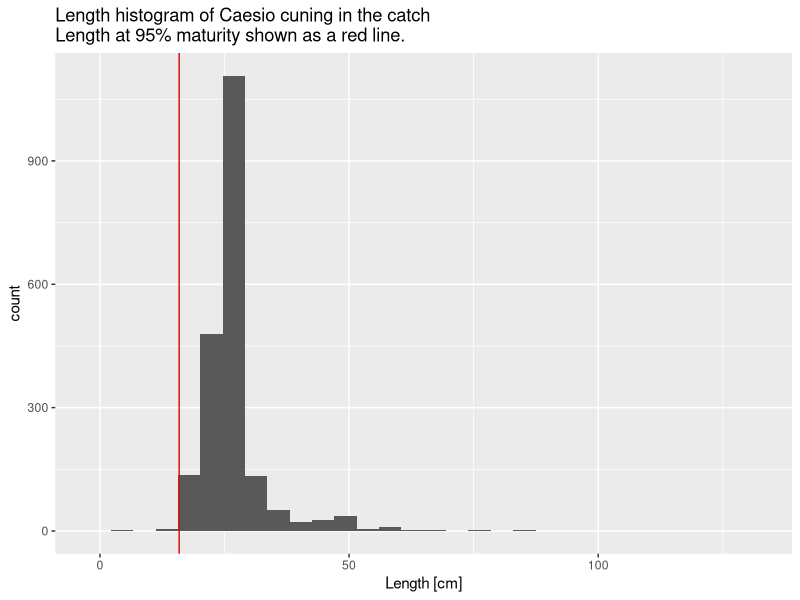
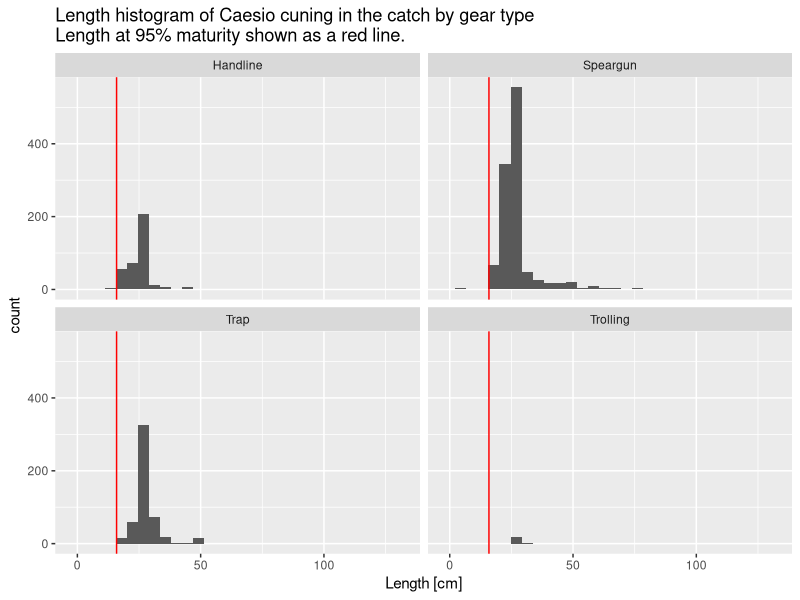
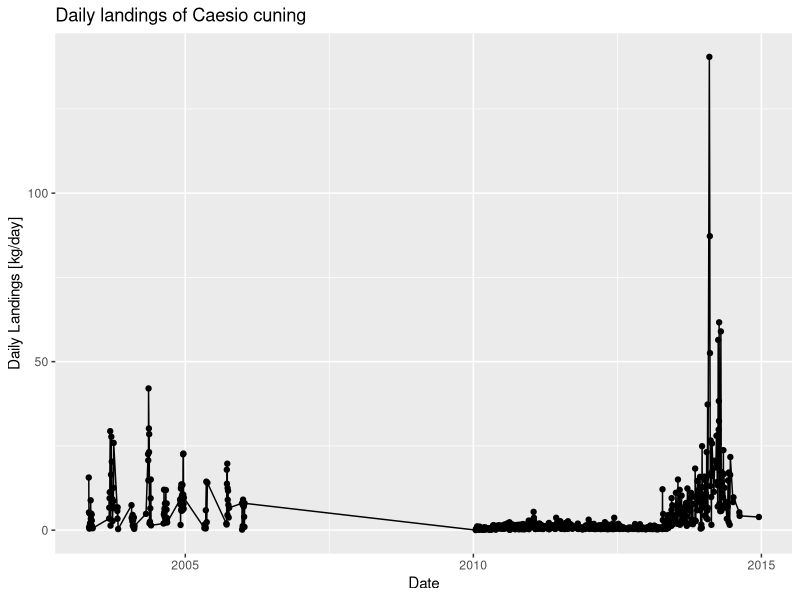
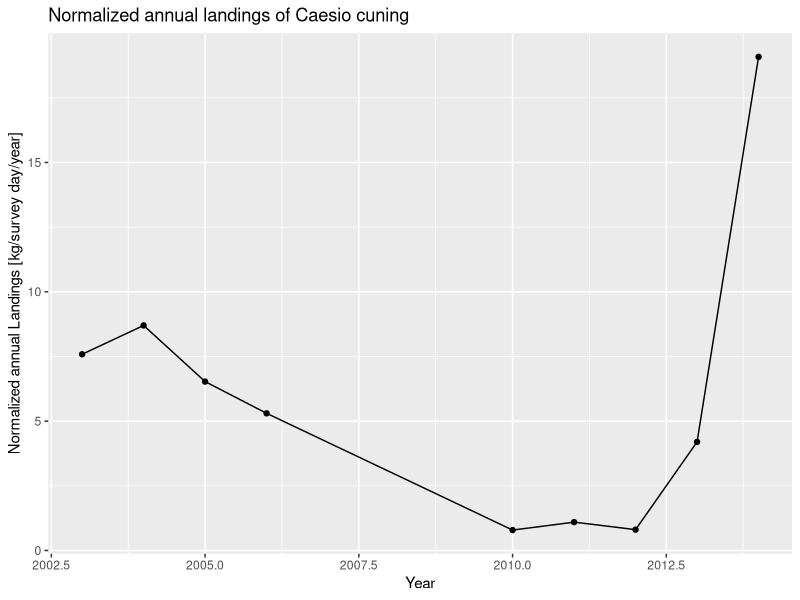
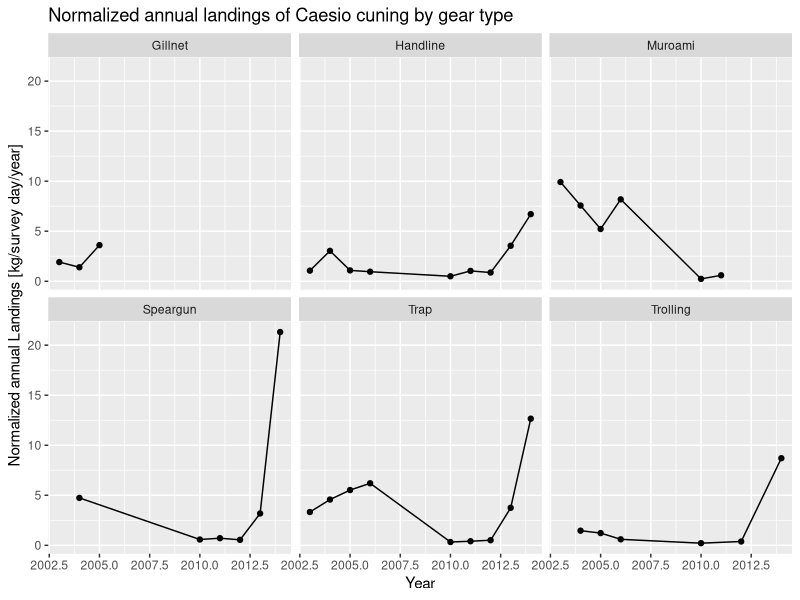
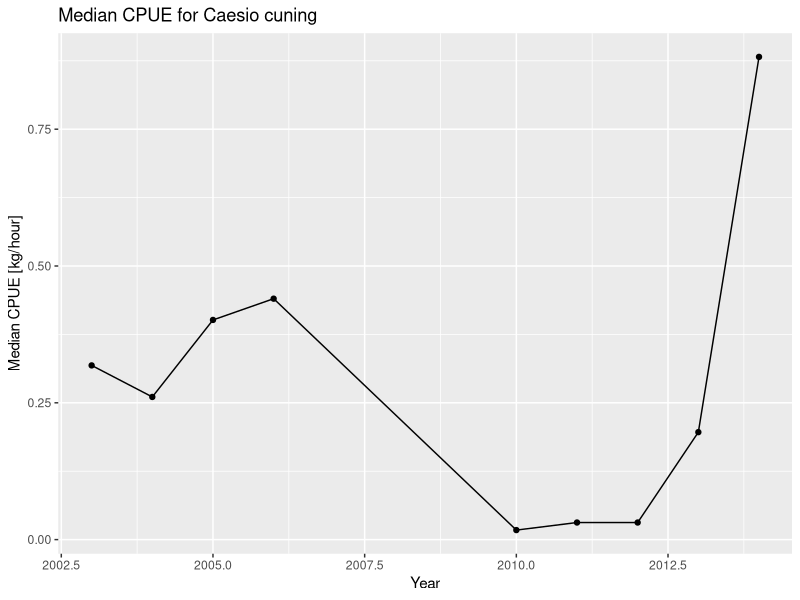

These figures' R source, in order:
## ---- chunk 1
knitr::opts_chunk$set(warning = F, message = F, error = F)
## ---- chunk 2
library(tidyverse) 
library(lubridate) 
## ---- chunk 3
landings_data <- read_csv("_data/sample_landings_data.csv")

life_history_parameters <- read_csv("_data/life_history_parameters.csv")
## ---- chunk 4
head(landings_data)
## ---- chunk 5
head(life_history_parameters)
## ---- chunk 6
landings_data %>% ## Start with the landings data frame
  filter(Year == 2014) %>% ## Filter data to only look at length measurements from 2014
  ggplot(aes(Length_cm)) + ## Plot length data
  geom_histogram() + ## Plot a histogram of the length data
  xlab("Length [cm]") + ## Change x-axis label
  ggtitle("Length histogram of Caesio cuning in the catch\nLength at 95% maturity shown as a red line.") + ## Add figure title
  geom_vline(aes(xintercept=life_history_parameters$m95),color="red") ## Add a red vertical line for m95, the length at which 95% of fish are mature. Any fish below this length may be immature. Use the life_history_parameter data frame to get this value.
## ---- chunk 7

landings_data %>% ## Start with the landings data frame
  filter(Year == 2014) %>% ## Filter data to only look at length measurements from 2014
  ggplot(aes(Length_cm)) + ## Plot annual landings versus year
  geom_histogram() + ## Plot a histogram of the length data
  xlab("Length [cm]") + ## Change x-axis label
  ggtitle("Length histogram of Caesio cuning in the catch by gear type\nLength at 95% maturity shown as a red line.") + ## Add figure title
    geom_vline(aes(xintercept=life_history_parameters$m95),color="red") + ## Add a red line form95, the length at which 95% of fish are mature. Any fish below this length may be immature. Use the life_history_parameter data frame to get this value.
  facet_wrap(~Gear) ## This tells the figure to plot by all different gear types, known as facetting
## ---- chunk 8
landings_data %>% ## Start with the landings data frame
  mutate(Mature = ifelse(Length_cm > life_history_parameters$m95,1,0)) %>% ## Add a column to the data that indicates whether each length measurement is from a mature or immature fish. If it's mature, this value should be 1; if immature, 0.
  group_by(Year) %>% ## Group by year so we can see the percent mature for every year
  summarize(Percent_Mature = sum(Mature) / n() * 100) ## The percentage mature is equal to the  number of mature fish divided by the total number of fish and multiplied by 100
## ---- chunk 9
landings_data %>% ## Start with the landings data frame
  mutate(Date = mdy(Date)) %>% ## Turn the date column into a date variable that R recognizes
  group_by(Date) %>% ## Group the data by date so we can calculate the total landings by date
  summarize(daily_landings = sum(Weight_g/1000)) %>% ## For each date, sumamrize the sum of all daily landings
  ggplot(aes(x=Date,y=daily_landings)) + ## Plot daily landings versus date
  geom_point() + ## Make a scatter plot
  geom_line() + ## Also add a line connecting the points
  ylab("Daily Landings [kg/day]") + ## Change the y-axis title
  ggtitle("Daily landings of Caesio cuning") ## Add a figure title
## ---- chunk 10
landings_data %>% ## Start with the landings data frame
  mutate(Date = mdy(Date)) %>% ## Turn the date column into a date variable that R recognizes
  mutate(Year = year(Date)) %>% ## Create a year column using a year format R recognizes
  group_by(Year) %>% ## First, group the data by year
  summarize(Annual_Landings_kg = sum(Weight_g,na.rm=TRUE)/1000/n_distinct(Date)) %>% # Next, summarize the total annual landings per year. Also convert from grams to kilograms by dividing by 1000. Also, normalize the annual catch by the number of survey days each year.
  ggplot(aes(x=Year,y=Annual_Landings_kg)) + ## Plot annual landings versus year
  geom_point() + ## Make a scatter plot
  geom_line() + ## Also add a line connecting the points
  ylab("Normalized annual Landings [kg/survey day/year]") + ## Change the y-axis title
  ggtitle("Normalized annual landings of Caesio cuning") ## Add figure title
## ---- chunk 11
landings_data %>% ## Start with the landings data frame
  mutate(Date = mdy(Date)) %>% ## Turn the date column into a date variable that R recognizes
  mutate(Year = year(Date)) %>% ## Create a year column using a year format R recognizes
  group_by(Year,Gear) %>% ## First, group the data by year and gear type
  summarize(Annual_Landings_kg = sum(Weight_g,na.rm=TRUE)/1000/n_distinct(Date)) %>% # Next, summarize the total annual landings per year. Also convert from grams to kilograms by dividing by 1000. Also, normalize the annual catch by the number of survey days each year.
  ggplot(aes(x=Year,y=Annual_Landings_kg)) + ## Plot annual landings versus year
  geom_point() + ## Make a scatter plot
  geom_line() + ## Also add a line connecting the points
  ylab("Normalized annual Landings [kg/survey day/year]") + ## Change the y-axis title
  ggtitle("Normalized annual landings of Caesio cuning by gear type")  + ## Add figure title
  facet_wrap(~Gear) ## This tells the figure to plot by all different gear types
## ---- chunk 12
landings_data %>% ## Start with the landings data frame
  mutate(Date = mdy(Date)) %>% ## Turn the date column into a date variable that R recognizes
  mutate(Year = year(Date)) %>% ## Create a year column using a year format R recognizes
  group_by(Year,Trip_ID) %>% ## Group by year and Trip ID so that you can calculate CPUE for every trip in every year
  summarize(Trip_CPUE = sum(Weight_g/1000) / mean(Effort_Hours)) %>% ## Calculate the CPUE for each trip by dividing the sum of the catch, converted from grams to kilograms, by the trip by the number of fishing hours
  group_by(Year) %>% ## Next, just group by year so we can calculate median CPUE for each year across all trips in the year
  summarize(Median_CPUE = median(Trip_CPUE)) %>% # Calculate median CPUE for each year
  ggplot(aes(x=Year,y=Median_CPUE)) + ## Plot median CPUE versus year
  geom_point() + ## Make a scatter plot
  geom_line() + ## Also add a line connecting the points
  ylab("Median CPUE [kg/hour]") + ## Change the y-axis title
  ggtitle("Median CPUE for Caesio cuning") ## Add figure title
